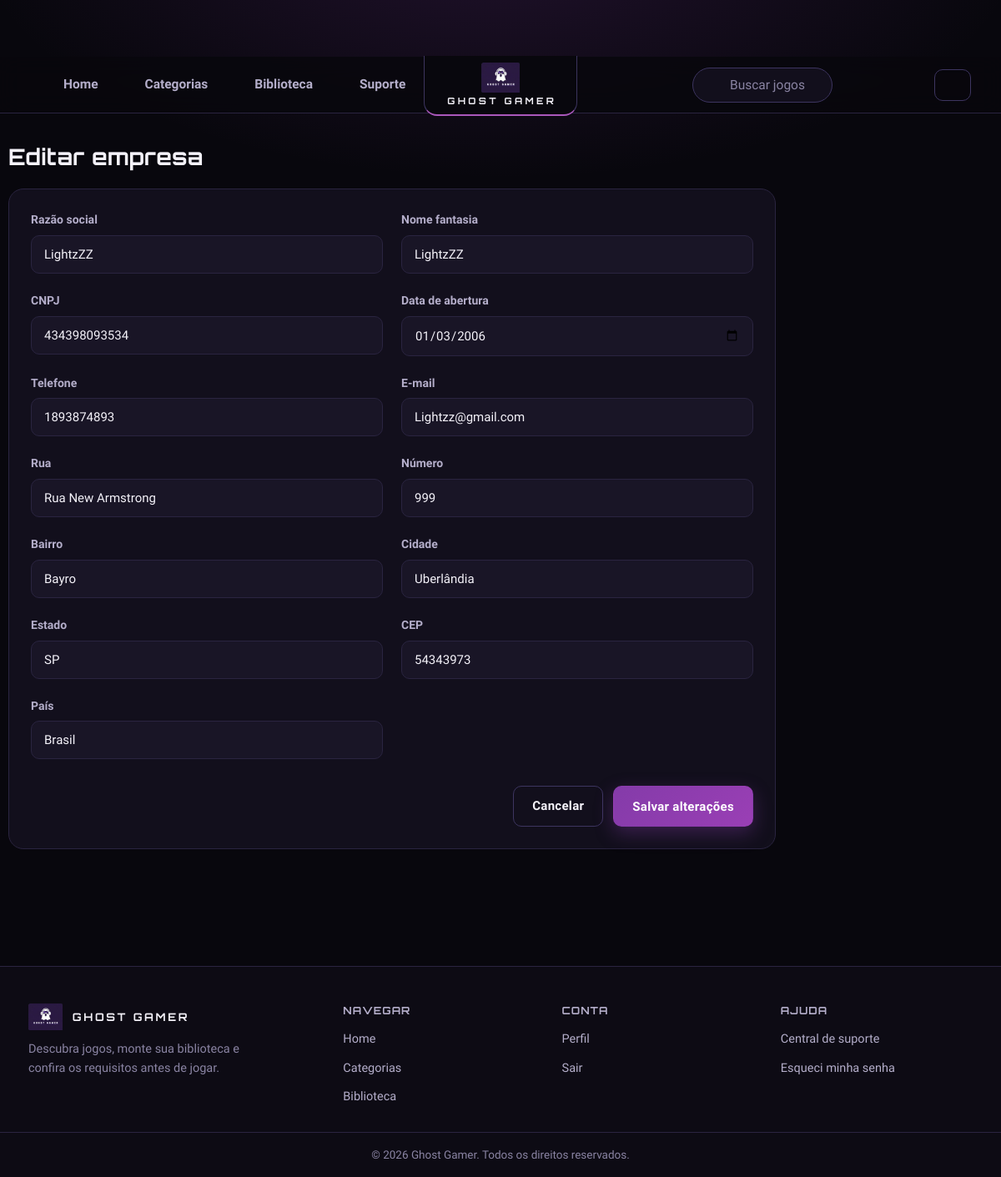
Screenshot of /XAMP/alteraEmpresa.php?id=7 (signed in) with the database file from the repository.
### tables this page shows
CREATE TABLE `empresa` (
  `id_empresa` int(11) NOT NULL,
  `razao_social` varchar(155) NOT NULL,
  `nome_fantasia` varchar(150) NOT NULL,
  `CNPJ` varchar(14) NOT NULL,
  `data_abertura` date DEFAULT NULL,
  `telefone` varchar(14) DEFAULT NULL,
  `email` varchar(255) NOT NULL,
  `Rua` varchar(100) DEFAULT NULL,
  `numero` varchar(10) DEFAULT NULL,
  `bairro` varchar(80) DEFAULT NULL,
  `cidade` varchar(100) DEFAULT NULL,
  `estado` char(2) DEFAULT NULL,
  `cep` char(8) DEFAULT NULL,
  `pais` char(6) DEFAULT NULL
);

### XAMP/alteraEmpresa.php (the view, shortened to what this page needs)
<?php
$pdo = conectarBanco();
$id = (int) ($_GET["id"] ?? $_POST["id_empresa"] ?? 0);
$stmt = $pdo->prepare("SELECT * FROM empresa WHERE id_empresa = :id");
$stmt->execute(["id" => $id]);
$empresa = $stmt->fetch();
?>
<!DOCTYPE html>
<html lang="pt-br">
<head>
    <link rel="stylesheet" href="../ASSETS/CSS/global.css">
    <link rel="stylesheet" href="../ASSETS/CSS/admin.css">
</head>
<body>
    <?php include __DIR__ . "/../PAGINAS/parciais/nav.php"; ?>
    <main class="container admin-page">
        <h1>Editar empresa</h1>
        <form method="post" class="panel admin-form admin-form-grid">
            <div class="field"><label>Razão social</label><input type="text" name="razao_social" value="<?= htmlspecialchars($empresa["razao_social"]) ?>" required></div>
            <div class="field"><label>Nome fantasia</label><input type="text" name="nome_fantasia" value="<?= htmlspecialchars($empresa["nome_fantasia"] ?? "") ?>"></div>
            <div class="field"><label>CNPJ</label><input type="text" name="CNPJ" value="<?= htmlspecialchars($empresa["CNPJ"] ?? "") ?>"></div>
            <div class="field"><label>Data de abertura</label><input type="date" name="data_abertura" value="<?= htmlspecialchars($empresa["data_abertura"] ?? "") ?>"></div>
            <div class="field"><label>Telefone</label><input type="text" name="telefone" value="<?= htmlspecialchars($empresa["telefone"] ?? "") ?>"></div>
            <div class="field"><label>E-mail</label><input type="email" name="email" value="<?= htmlspecialchars($empresa["email"] ?? "") ?>"></div>
            <div class="field"><label>Rua</label><input type="text" name="Rua" value="<?= htmlspecialchars($empresa["Rua"] ?? "") ?>"></div>
            <div class="field"><label>Número</label><input type="text" name="numero" value="<?= htmlspecialchars($empresa["numero"] ?? "") ?>"></div>
            <div class="field"><label>Bairro</label><input type="text" name="bairro" value="<?= htmlspecialchars($empresa["bairro"] ?? "") ?>"></div>
            <div class="field"><label>Cidade</label><input type="text" name="cidade" value="<?= htmlspecialchars($empresa["cidade"] ?? "") ?>"></div>
            <div class="field"><label>Estado</label><input type="text" name="estado" value="<?= htmlspecialchars($empresa["estado"] ?? "") ?>"></div>
            <div class="field"><label>CEP</label><input type="text" name="cep" value="<?= htmlspecialchars($empresa["cep"] ?? "") ?>"></div>
            <div class="field"><label>País</label><input type="text" name="pais" value="<?= htmlspecialchars($empresa["pais"] ?? "") ?>"></div>
            <div class="admin-form-acoes admin-form-grid-full">
                <a href="consulta.php?aba=empresas" class="btn btn-outline">Cancelar</a>
                <button type="submit" class="btn btn-primary">Salvar alterações</button>
            </div>
        </form>
    </main>
    <?php include __DIR__ . "/../PAGINAS/parciais/footer.php"; ?>
</body>
</html>

### ASSETS/CSS/global.css (style rules this page uses)
:root { --gg-bg: #08070d; --gg-bg-elevado: #0d0b14; --gg-card: #120f1c; --gg-card-2: #191526; --gg-card-3: #221c33; --gg-borda: #2a2440; --gg-borda-forte: #3d3560; --gg-roxo: #ab58bc; --gg-roxo-esc: #843ba9; --gg-roxo-prof: #86269e; --gg-roxo-vivo: #b653cd; --gg-roxo-btn: #9a3fb5; --gg-roxo-claro: #c98be0; --gg-texto: #f4f2f9; --gg-texto-2: #b4aeca; --gg-texto-3: #8a84a3; --gg-ok: #34d399; --gg-erro: #f87171; --gg-aviso: #fbbf24; --gg-fonte-titulo: 'Orbitron', 'Segoe UI', 'Trebuchet MS', sans-serif; --gg-fonte: 'Rajdhani', 'Segoe UI', Arial, sans-serif; --gg-raio: 14px; --gg-raio-sm: 10px; --gg-raio-lg: 18px; --gg-sombra: 0 12px 32px rgba(0, 0, 0, 0.45); --gg-capa-fundo: linear-gradient(160deg, #2a1740 0%, #0d0a16 100%); --gg-altura-header: 68px; --bg-0: var(--gg-bg); --bg-1: var(--gg-card); --bg-2: var(--gg-card-2); --bg-3: var(--gg-card-3); --border: var(--gg-borda); --accent: var(--gg-roxo); --accent-2: var(--gg-roxo-claro); --accent-grad: linear-gradient(135deg, var(--gg-roxo-esc), var(--gg-roxo-btn)); --danger: var(--gg-erro); --success: var(--gg-ok); --text-0: var(--gg-texto); --text-1: var(--gg-texto-2); --text-2: var(--gg-texto-3); --radius-sm: var(--gg-raio-sm); --radius: var(--gg-raio); --radius-lg: var(--gg-raio-lg); --shadow-glow: 0 16px 36px rgba(0, 0, 0, 0.5), 0 0 0 1px rgba(171, 88, 188, 0.3); --topbar-h: var(--gg-altura-header); --sidebar-w: 300px; --font-display: var(--gg-fonte-titulo); --font-body: var(--gg-fonte); }
* { margin: 0; padding: 0; box-sizing: border-box; }
html { scroll-behavior: smooth; -webkit-text-size-adjust: 100%; }
body { font-family: var(--font-body); font-size: 17px; font-weight: 500; background: radial-gradient(900px 420px at 50% -80px, rgba(132, 59, 169, 0.20), transparent 70%), var(--bg-0); color: var(--text-0); min-height: 100vh; padding-top: var(--topbar-h); line-height: 1.55; }
a { text-decoration: none; color: inherit; }
h1, h2, h3, h4 { font-family: var(--font-display); letter-spacing: 0.01em; line-height: 1.2; }
.container { max-width: 1180px; margin: 0 auto; padding: 0 24px; }
.btn { display: inline-flex; align-items: center; justify-content: center; gap: 8px; min-height: 46px; padding: 12px 22px; border-radius: var(--radius-sm); border: 1px solid var(--gg-borda-forte); background: var(--bg-2); color: var(--text-0); font-family: var(--font-body); font-weight: 700; font-size: 15px; letter-spacing: 0.3px; cursor: pointer; transition: 0.2s; }
.btn-primary { color: #fff; background: var(--accent-grad); border-color: transparent; box-shadow: 0 8px 22px rgba(132, 59, 169, 0.35); }
.btn-outline { background: transparent; border: 1px solid var(--gg-borda-forte); color: var(--text-0); }
.panel { background: var(--bg-1); border: 1px solid var(--border); border-radius: var(--radius-lg); padding: 26px; }
.field { margin-bottom: 18px; text-align: left; }
.field label { display: block; font-size: 14px; font-weight: 700; margin-bottom: 7px; color: var(--text-1); }
.field input, .field select, .field textarea { width: 100%; padding: 13px 15px; border-radius: var(--radius-sm); border: 1px solid var(--border); background: var(--bg-2); color: var(--text-0); font-family: var(--font-body); font-size: 15px; transition: 0.2s; }

### ASSETS/CSS/admin.css (style rules this page uses)
.admin-page { padding: 36px 0 60px; }
.admin-page h1 { font-size: 27px; margin-bottom: 22px; }
.admin-form { max-width: 640px; }
.admin-form-grid { max-width: 920px; display: grid; grid-template-columns: 1fr 1fr; gap: 4px 22px; }
.admin-form-grid-full { grid-column: 1 / -1; }
.admin-form-acoes { display: flex; justify-content: flex-end; gap: 12px; margin-top: 10px; }

### rows the page displays
empresa: razao_social "LightzZZ", nome_fantasia "LightzZZ", CNPJ "434398093534", data_abertura "01/03/2006", telefone "1893874893", email "Lightzz@gmail.com", Rua "Rua New Armstrong", numero "999", bairro "Bayro", cidade "Uberlândia", estado "SP", cep "54343973", pais "Brasil"
